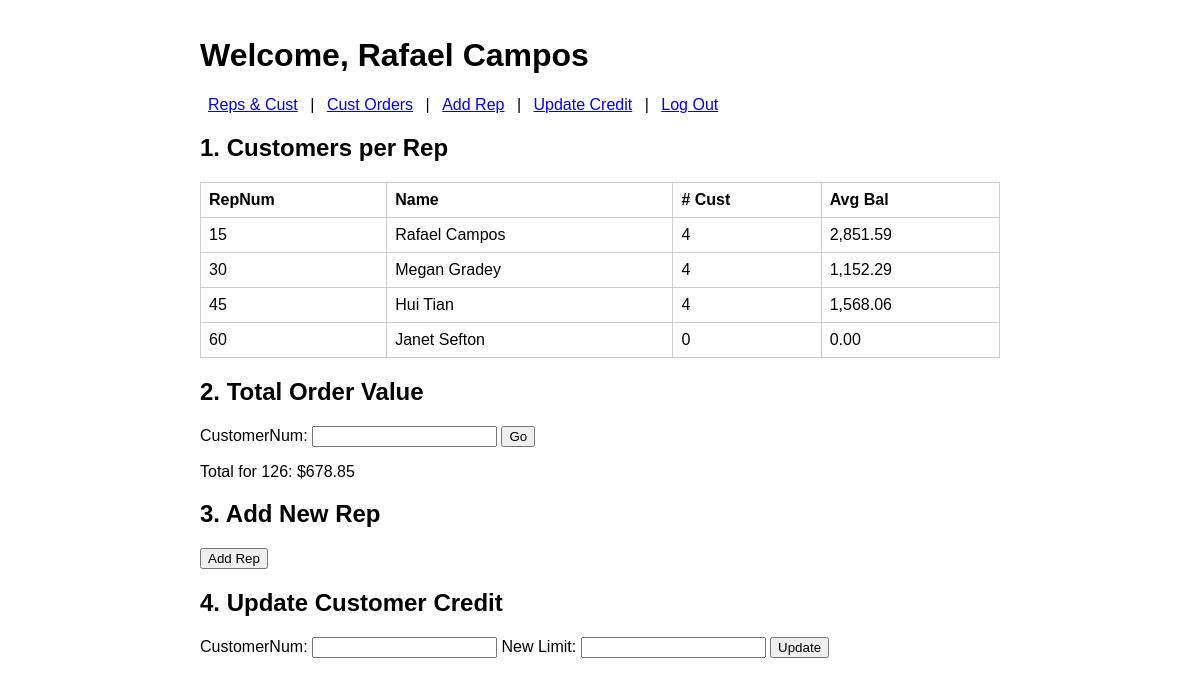
Screenshot of /dashboard.php?custnum=126 (signed in) with the database file from the repository.
### tables this page shows
CREATE TABLE Rep
(RepNum CHAR(2) PRIMARY KEY,
LastName CHAR(15),
FirstName CHAR(15),
Street CHAR(15),
City CHAR(15),
State CHAR(2),
PostalCode CHAR(5),
Commission DECIMAL(7,2),
Rate DECIMAL(3,2),
Password VARCHAR(60));

### dashboard.php (the view, shortened to what this page needs)
<?php
require __DIR__.'/includes/config.php';
?>
<!DOCTYPE html>
<html>
<head>
  <link rel="stylesheet" href="assets/styles.css">
</head>
<body>
  <h1>Welcome, <?=htmlspecialchars($_SESSION['rep_name'])?></h1>
  <nav>
    <a href="#report1">Reps & Cust</a> |
    <a href="#report2">Cust Orders</a> |
    <a href="#addrep">Add Rep</a> |
    <a href="#updcredit">Update Credit</a> |
    <a href="logout.php">Log Out</a>
  </nav>
  <h2 id="report1">1. Customers per Rep</h2>
<?php
$sql = "
  SELECT r.RepNum, r.FirstName, r.LastName,
         COUNT(c.CustomerNum) AS num_customers,
         AVG(c.Balance)      AS avg_balance
    FROM Rep r
    LEFT JOIN Customer c ON c.RepNum = r.RepNum
   GROUP BY r.RepNum
";
$rows = $db->query($sql)->fetchAll(PDO::FETCH_ASSOC);
?>
<table>
  <tr><th>RepNum</th><th>Name</th><th># Cust</th><th>Avg Bal</th></tr>
  <?php foreach($rows as $r): ?>
    <tr>
      <td><?=$r['RepNum']?></td>
      <td><?=htmlspecialchars($r['FirstName'].' '.$r['LastName'])?></td>
      <td><?=$r['num_customers']?></td>
      <td><?=number_format($r['avg_balance'],2)?></td>
    </tr>
  <?php endforeach; ?>
</table>
<h2 id="report2">2. Total Order Value</h2>
<form method="GET">
  CustomerNum: <input name="custnum" required>
  <button>Go</button>
</form>
<?php if(!empty($_GET['custnum'])):
  $stmt = $db->prepare("
    SELECT SUM(ol.QuotedPrice * ol.NumOrdered) AS total_value
      FROM OrderLine ol
      JOIN Orders o ON o.OrderNum = ol.OrderNum
     WHERE o.CustomerNum = :c
  ");
  $stmt->execute([':c'=>$_GET['custnum']]);
  $tot = $stmt->fetchColumn();
?>
  <p>Total for <?=htmlspecialchars($_GET['custnum'])?>: $<?=number_format($tot,2)?></p>
<?php endif; ?>
<h2 id="addrep">3. Add New Rep</h2>
<form method="POST" action="#addrep">
  <button>Add Rep</button>
</form>
<h2 id="updcredit">4. Update Customer Credit</h2>
<form method="POST" action="#updcredit">
  CustomerNum: <input name="custnum" required>
  New Limit:    <input name="newlimit" type="number" step="0.01" required>
  <button>Update</button>
</form>
</body>
</html>

### assets/styles.css (style rules this page uses)
body { font-family: sans-serif; max-width:800px; margin:auto; padding:1em; }
nav a { margin:0 .5em; }
table { width:100%; border-collapse:collapse; margin-top:1em; }
th, td { border:1px solid #ccc; padding:.5em; text-align:left; }

### rows the page displays
rep: RepNum "15", FirstName+LastName "Rafael Campos", num_customers "4", avg_balance "2,851.59"
rep: RepNum "30", FirstName+LastName "Megan Gradey", num_customers "4", avg_balance "1,152.29"
rep: RepNum "45", FirstName+LastName "Hui Tian", num_customers "4", avg_balance "1,568.06"
rep: RepNum "60", FirstName+LastName "Janet Sefton", num_customers "0", avg_balance "0.00"

### other values shown
$_SESSION['rep_name'] "Rafael Campos"
$_GET['custnum'] "126"
$tot "678.85"
